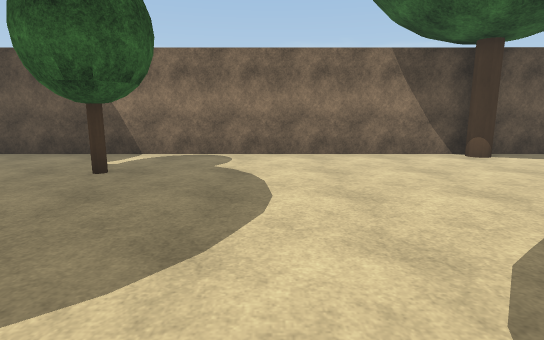
[1] (above)

20 first-person views from a walk through a robot-simulator world made for Webots. The camera is 1.2 m above the floor, tilts 10° down and sees 80° across. The floor is counted in squares, 1 m on a side. Each view is taken from the middle of a square. On the plan, view 1 faces up. The plan holds only what a view shows up to about 13 squares ahead; the rest is blank. The place goes on beyond the plan. The robots in the file are not drawn. Simple shapes and patterns stand in for the simulator's stock objects. Uneven ground is drawn flat.

[2]
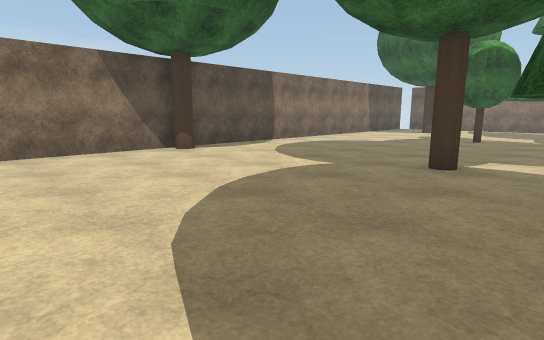

[3]
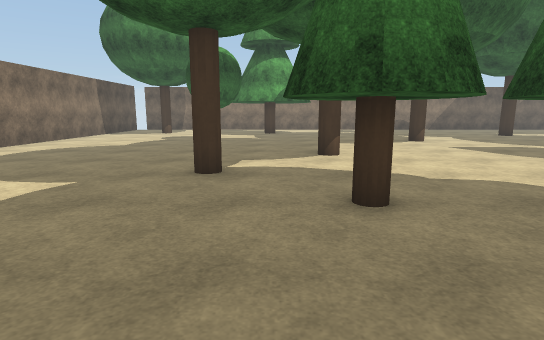

[4]
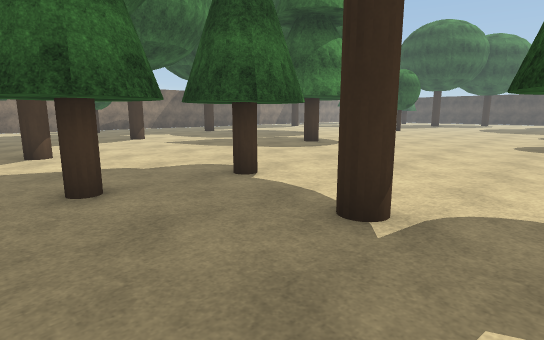

[5]
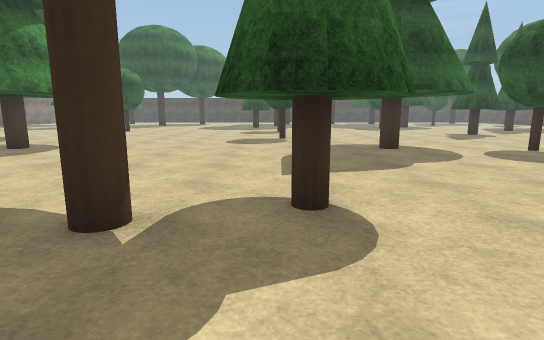

[6]
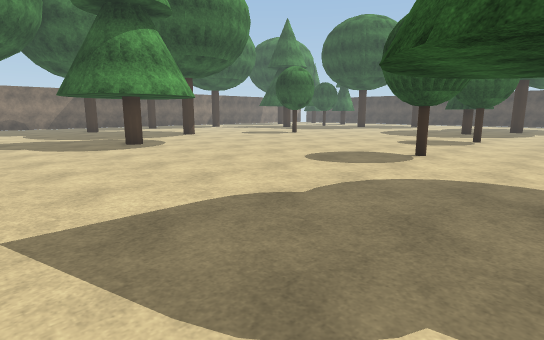

[7]
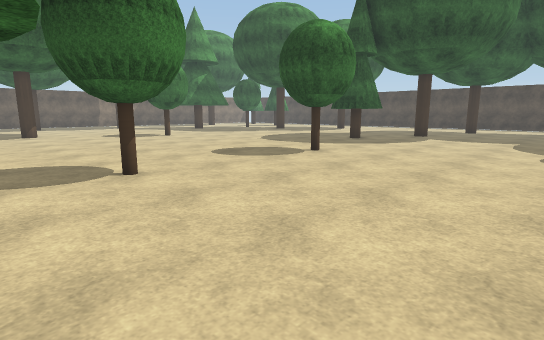

[8]
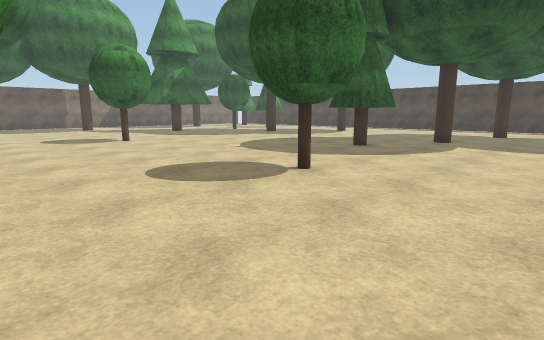

[9]
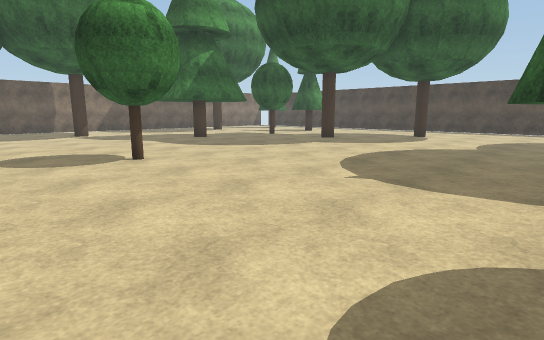

[10]
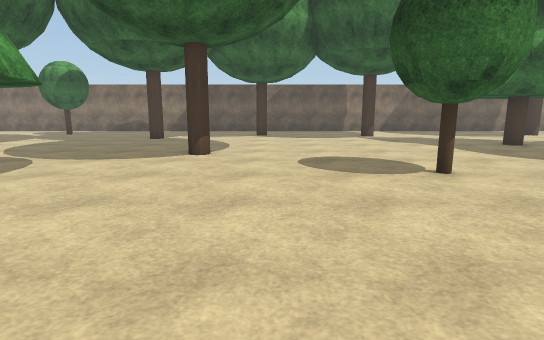

[11]
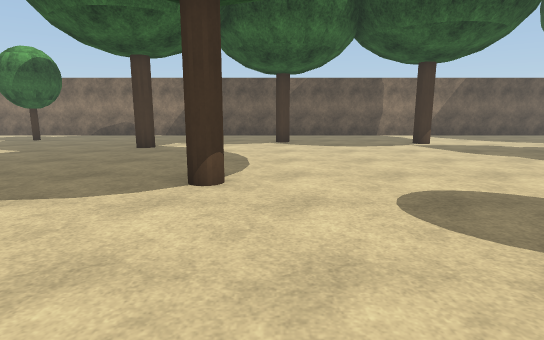

[12]
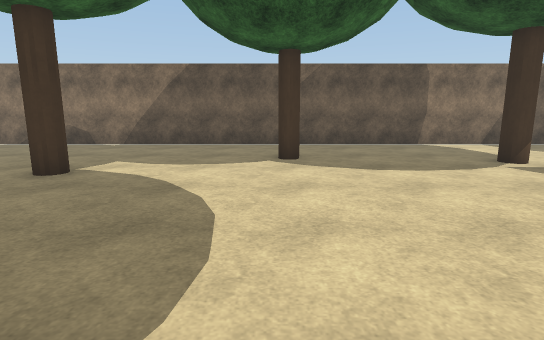

[13]
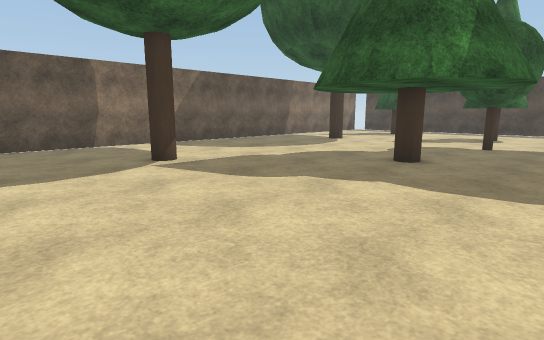

[14]
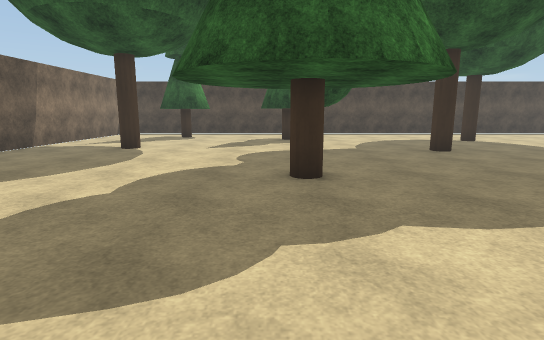

[15]
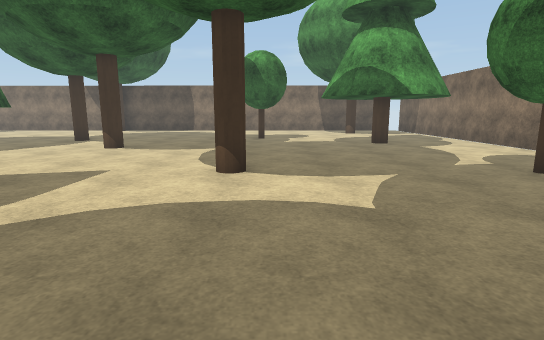

[16]
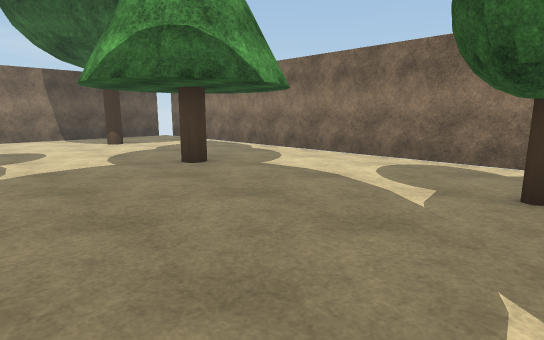

[17]
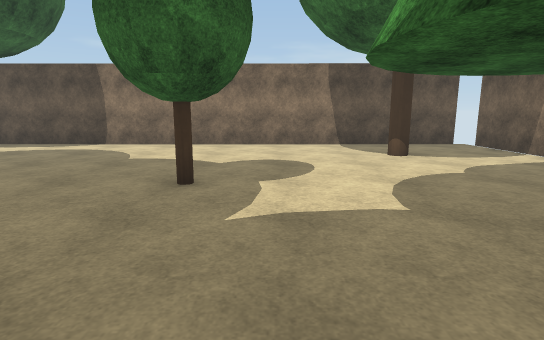

[18]
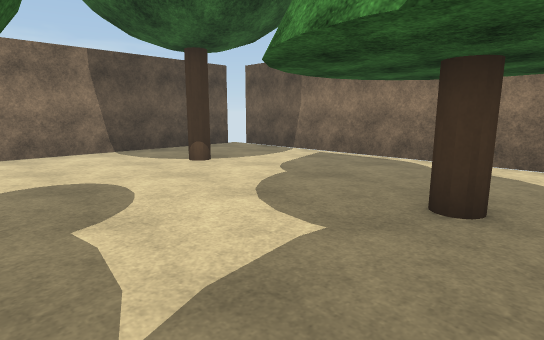

[19]
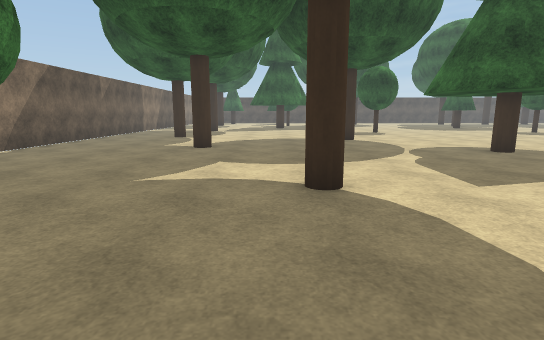

[20]
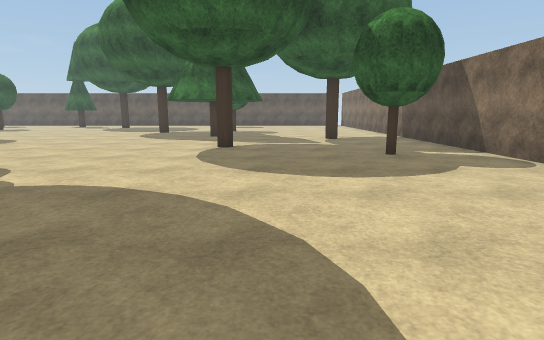

### Floor plan
Key: @ floor where view 1 was taken; # wall or solid block; x gap in a wall; . floor; T oak tree; R tree; C cypress tree; P pine tree.
Columns run from 7 left of view 1 to 25 right of it. Each row starts with its distance up from view 1.
 10 ###############################x
  9 .............T..................x
  8 ................................#
  7 ...RR...........................#
  6 ...RR.......................R...#
  5 ................................#
  4 ................................#
  3 ......................RR........#
  2 ......................RR..PPPP..#
  1 .R.............R.........P...P..#
  0 .......@....C............P.PP...#
 -1 ...........CCC...........P...P..#
 -2 ...........CCC...TT.......PPP...#
 -3 ......CC.T..C...................#
 -4 ......CC.T.CCC..................#
 -5 ......CC...CC ..................#
 -6 ......................T.....RR..#
 -7 ............................RR..#
 -8 ................................#
 -9 ..PPP..........PPP..............#
-10 .P...P........P...P.............#
-11 .P.P.P.........PP.P.............#
-12 .P...P........P...P.......T.....#
-13 ..PPP.........PPPP.......TT.....#
-14  ...............................#
-15 ......RR........................#
-16 ......RR............T...........#
-17 ............................R...#
-18 ................................#
-19 ................................#
-20  ...............................#
-21  .....RR........RR..............#
-22  .....RR........RR..............#
-23  ..........................T....#
-24  ...............................#
-25  ....................PPP........#
-26  .......CC..........P...P.......#
-27  ......CCC..........P.PP...... .#
-28  .......C ..........P...P.....  #
-29   ...... ............PPPP......
-30    ...TT .......................
-31    ... T ........TT..RR.........#
-32          .........T..RR.....T...#
-33          ... ...................#
-34              ...................#

Where each view was taken, in squares from view 1:
view 1: 0 up, 0 right, facing up
view 2: 1 down, 0 right, facing up-right
view 3: 0 up, 1 right, facing right
view 4: 0 up, 0 right, facing down-right
view 5: 0 up, 0 right, facing down
view 6: 6 down, 4 left, facing down-right
view 7: 13 down, 7 left, facing down-right
view 8: 16 down, 5 left, facing down-right
view 9: 18 down, 1 right, facing down-right
view 10: 18 down, 3 right, facing right
view 11: 17 down, 7 right, facing right
view 12: 17 down, 12 right, facing right
view 13: 19 down, 12 right, facing down-right
view 14: 21 down, 16 right, facing down
view 15: 13 down, 16 right, facing up
view 16: 7 down, 16 right, facing up-right
view 17: 3 down, 17 right, facing up
view 18: 1 down, 16 right, facing up-right
view 19: 1 down, 16 right, facing down
view 20: 3 up, 6 right, facing left
